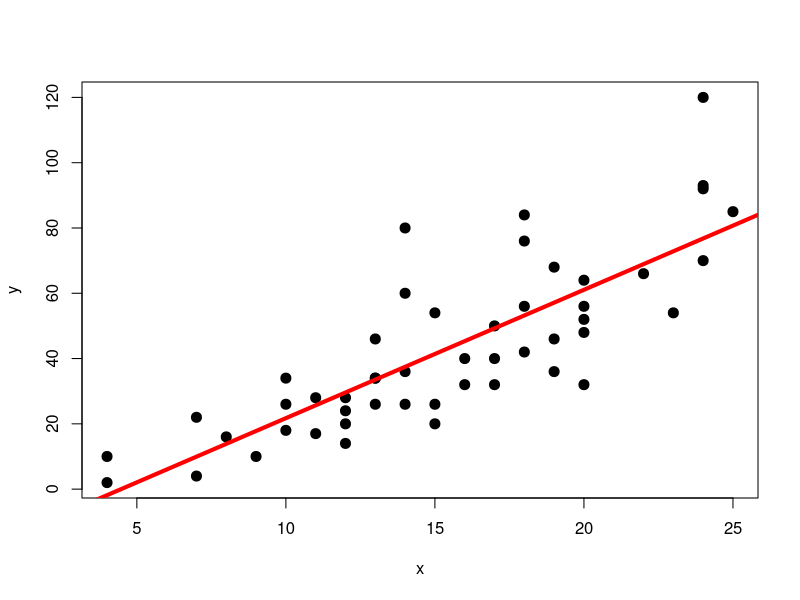
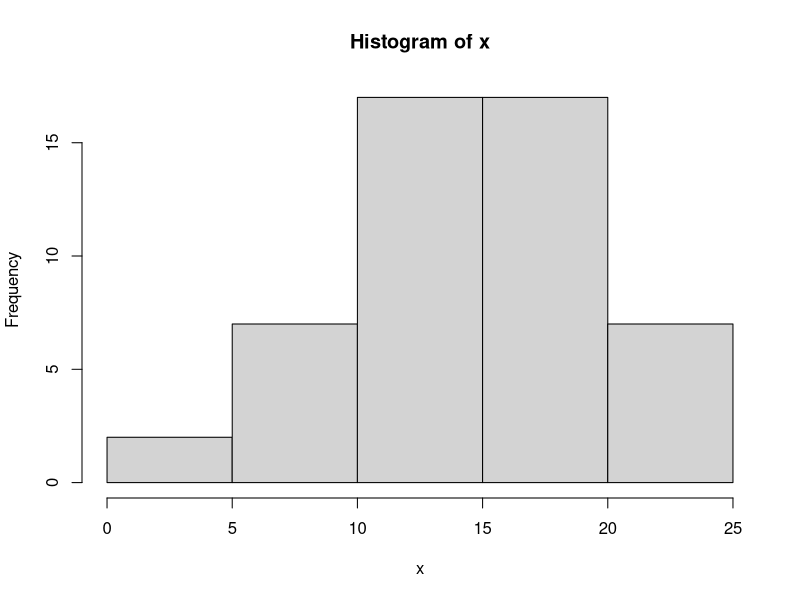
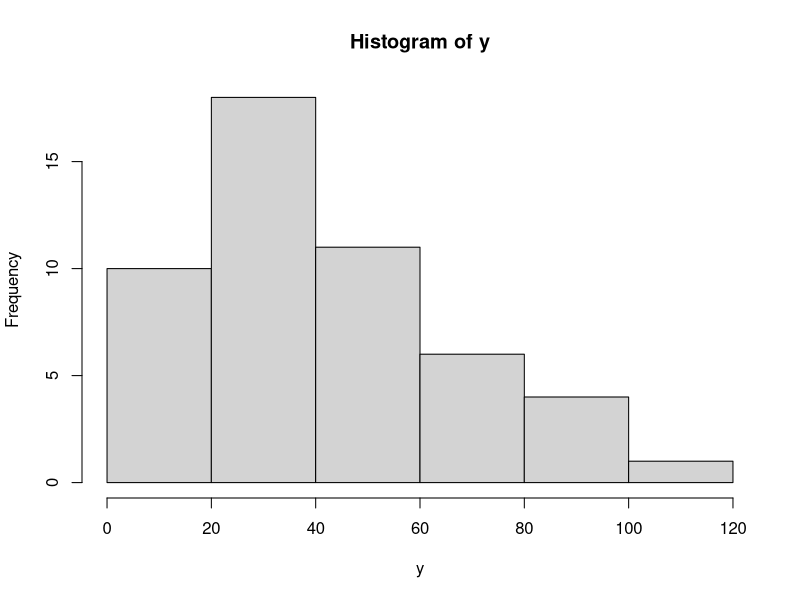

Here is the R script that generated these plots, in order:
# explore the data!
x = cars$speed
y = cars$dist
plot(x, y, pch=20, cex=2)
cars

# fit a linear regression model
# (Y = beta_0 + beta_1*X + noise):
fit = lm(y~x)
abline(fit, col='red', lwd=4)

sum(x*y)/sum(x^2)
# compare this value to the output of this second linear regression model (Y = beta*X + noise):
lm(y~x+0)


hist(x)
hist(y)
